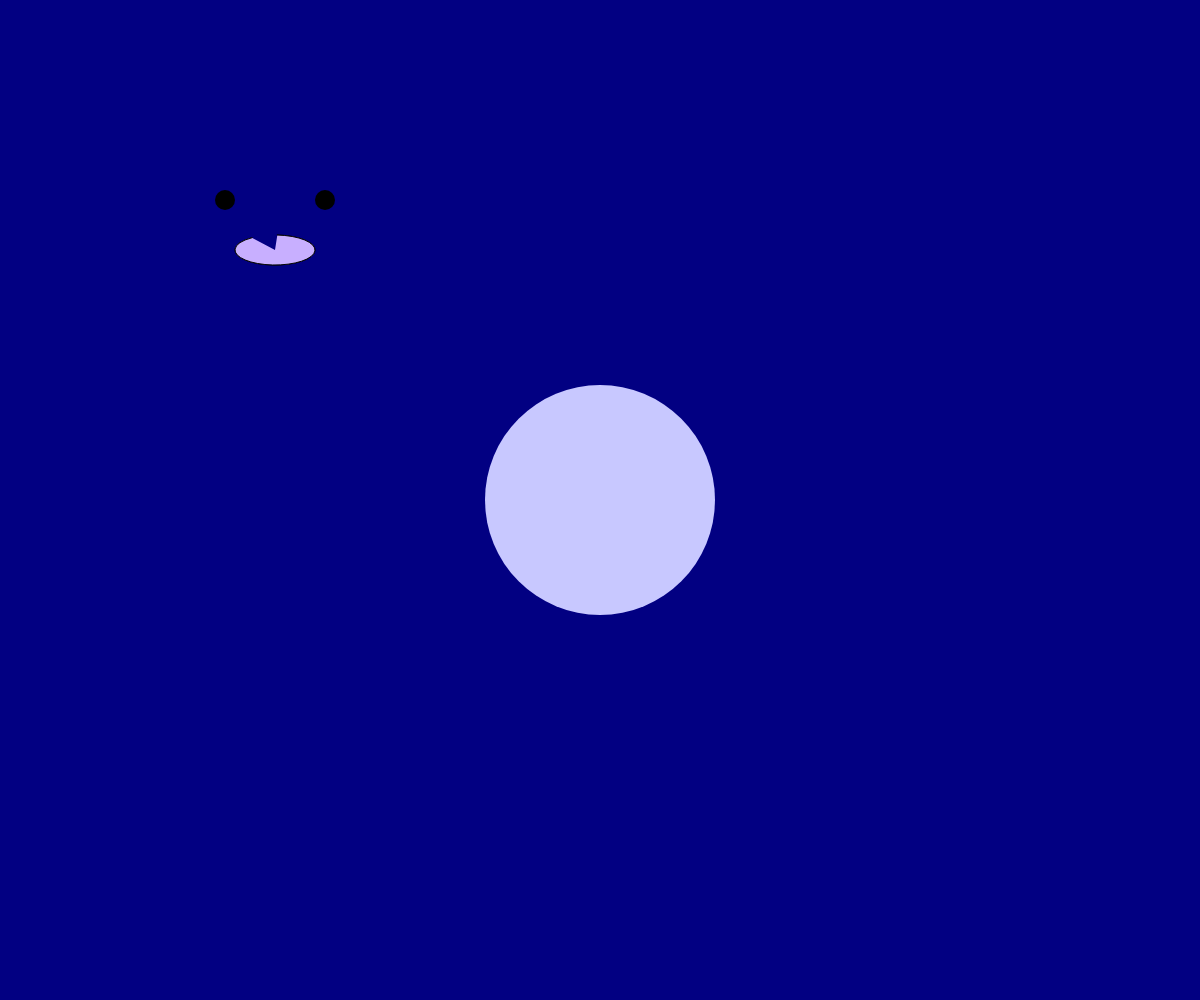
Frame 1 (no input)
Frame 60 (no input): identical to frame 1, image omitted
Frame 120 (the mouse pressed at the canvas centre since frame 60): identical to frame 1, image omitted

The p5.js sketch that drew this single still picture (run headless with seeded random() and noise() and a simulated clock; from frame 60 on, the mouse is pressed at the canvas centre):

// p5.js sketch
// ── sketch.js
function setup() {
createCanvas(windowWidth, windowHeight);

background(2, 0, 130);
fill (200, 200, 255);
noStroke()
ellipse(windowWidth/2, windowHeight/2, 230, 230);
fill(0)
ellipse(225,200, 20 ,20)
ellipse(325 ,200, 20 ,20)
noFill()
stroke (5)
arc(275, 250, 80 ,-30, 30, 500)
fill(200, 175, 255)
arc (275, 250, 80 ,-30, 30, 500)



}
function draw() {

}
